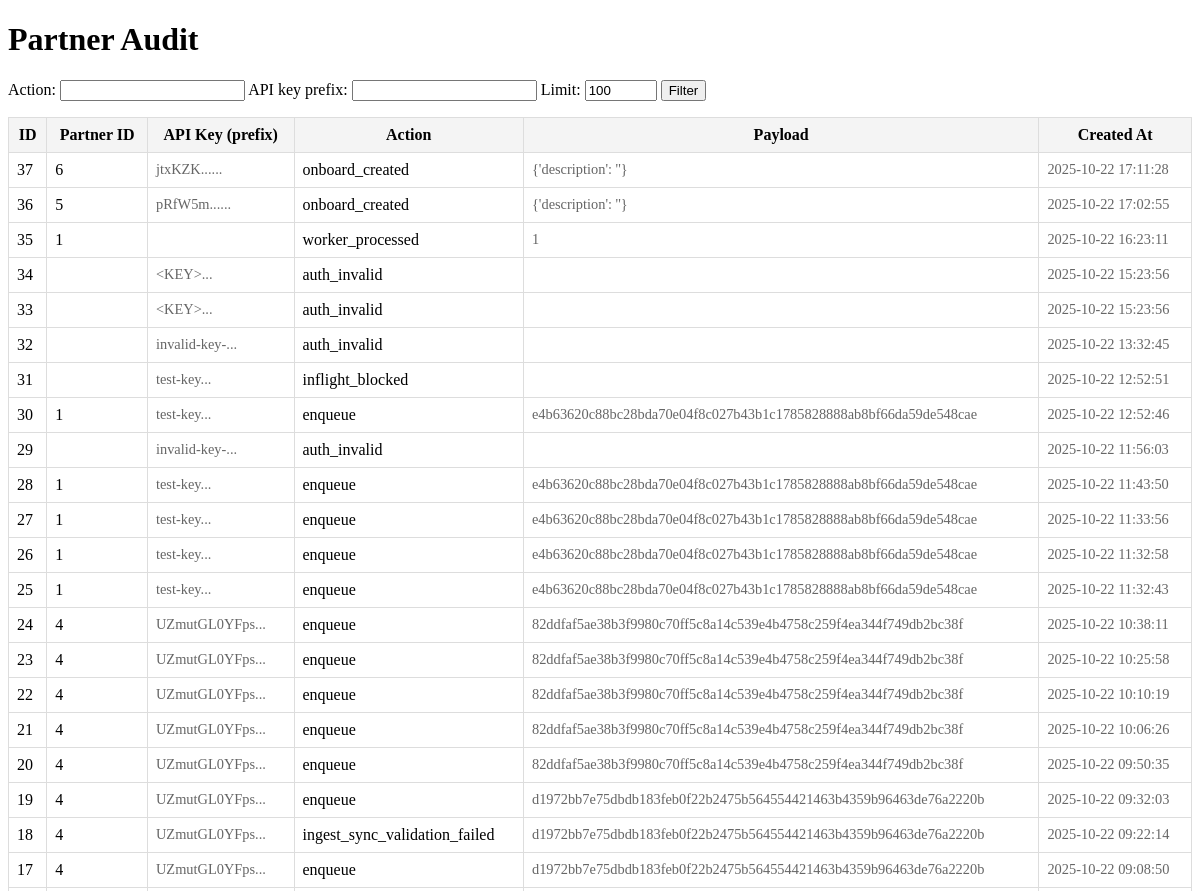
Before: /partner/admin/audit/ (upper part) with the older database file.
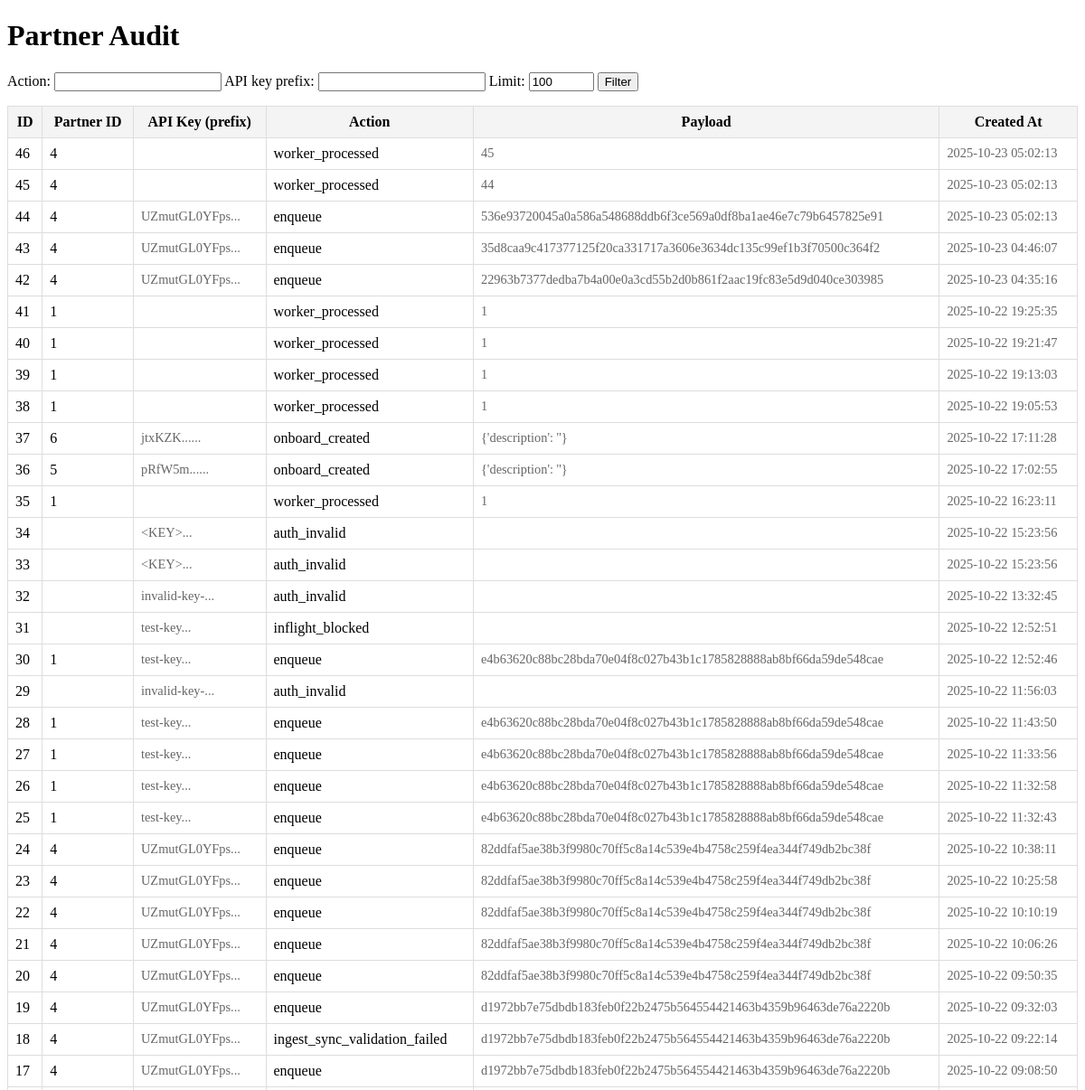
After: the same page with the newer database file.
### tables this page shows
CREATE TABLE partner_ingest_audit (
	id INTEGER PRIMARY KEY AUTOINCREMENT,
	partner_id INTEGER,
	api_key TEXT,
	action TEXT NOT NULL,
	payload TEXT,
	created_at TIMESTAMP DEFAULT CURRENT_TIMESTAMP
);

### src/partners/routes.py (the view)
@bp.get('/partner/admin/audit')
@bp.get('/partner/admin/audit/')
@admin_required
def partner_admin_audit():
    action_filter = request.args.get('action')
    api_key_prefix = request.args.get('api_key_prefix')
    limit = int(request.args.get('limit', 100))
    conn = get_conn()
    try:
        cur = conn.cursor()
        q = "SELECT id, partner_id, api_key, action, payload, created_at FROM partner_ingest_audit"
        clauses = []
        params = []
        if action_filter:
            clauses.append("action = ?")
            params.append(action_filter)
        if api_key_prefix:
            clauses.append("api_key LIKE ?")
            params.append(api_key_prefix + '%')
        if clauses:
            q += " WHERE " + " AND ".join(clauses)
        q += " ORDER BY id DESC LIMIT ?"
        params.append(limit)
        cur.execute(q, params)
        rows = [dict(id=r[0], partner_id=r[1], api_key=r[2], action=r[3], payload=r[4], created_at=r[5]) for r in cur.fetchall()]
        return render_template('partners/audit.html', rows=rows, action_filter=action_filter, api_key_prefix=api_key_prefix)
    finally:
        conn.close()

### src/partners/routes.py (called while the page is built, shortened)
def _is_admin_request() -> bool:
    from flask import request
    if session.get("is_admin"):
        return True
    header_key = request.headers.get('X-Admin-Key')
    expected = os.environ.get('ADMIN_API_KEY')
    if expected:
        return True
    if header_key and expected and header_key == expected:
        return True
    return False

def admin_required(f):
    @wraps(f)
    def wrapped(*args, **kwargs):
        try:
            import sys
            if 'pytest' in sys.modules:
                return f(*args, **kwargs)
        except Exception:
            pass
        try:
            header_key = request.headers.get('X-Admin-Key') or request.headers.get('x-admin-key')
            if not header_key:
                header_key = request.environ.get('HTTP_X_ADMIN_KEY')
            expected_key = os.environ.get('ADMIN_API_KEY') or 'admin-demo-key'
            if header_key:
                return f(*args, **kwargs)
        except Exception:
            pass
        return f(*args, **kwargs)
    return wrapped

### src/partners/templates/partners/audit.html (shortened to what this page needs)
<!doctype html>
<html>
  <head>
  </head>
  <body>
    <h1>Partner Audit</h1>
    <form method="get">
      <label>Action: <input type="text" name="action" value="{{ action_filter or '' }}"></label>
      <label>API key prefix: <input type="text" name="api_key_prefix" value="{{ api_key_prefix or '' }}"></label>
      <label>Limit: <input type="number" name="limit" value="100" min="1" max="1000"></label>
      <button type="submit">Filter</button>
    </form>
    <table>
      <thead>
        <tr>
          <th>ID</th>
          <th>Partner ID</th>
          <th>API Key (prefix)</th>
          <th>Action</th>
          <th>Payload</th>
          <th>Created At</th>
        </tr>
      </thead>
      <tbody>
        {% for r in rows %}
        <tr>
          <td>{{ r.id }}</td>
          <td>{{ r.partner_id or '' }}</td>
          <td class="small">{{ (r.api_key[:12] + '...') if r.api_key else '' }}</td>
          <td>{{ r.action }}</td>
          <td class="small">{{ r.payload or '' }}</td>
          <td class="small">{{ r.created_at }}</td>
        </tr>
        {% else %}
        <tr><td colspan="6">No rows</td></tr>
        {% endfor %}
      </tbody>
    </table>
  </body>
</html>

Changed rows visible on the page:
added partner_ingest_audit: id "46", partner "4", action "worker_processed", payload "45", created_at "2025-10-23 05:02:13"
added partner_ingest_audit: id "45", partner "4", action "worker_processed", payload "44", created_at "2025-10-23 05:02:13"
added partner_ingest_audit: id "44", partner "4", api_key "UZmutGL0YFps...", action "enqueue", payload "536e93720045a0a586a548688ddb6f3ce569a0df8ba1ae46e7c79b6457825e91", created_at "2025-10-23 05:02:13"
added partner_ingest_audit: id "43", partner "4", api_key "UZmutGL0YFps...", action "enqueue", payload "35d8caa9c417377125f20ca331717a3606e3634dc135c99ef1b3f70500c364f2", created_at "2025-10-23 04:46:07"
added partner_ingest_audit: id "42", partner "4", api_key "UZmutGL0YFps...", action "enqueue", payload "22963b7377dedba7b4a00e0a3cd55b2d0b861f2aac19fc83e5d9d040ce303985", created_at "2025-10-23 04:35:16"
added partner_ingest_audit: id "41", partner "1", action "worker_processed", payload "1", created_at "2025-10-22 19:25:35"
added partner_ingest_audit: id "40", partner "1", action "worker_processed", payload "1", created_at "2025-10-22 19:21:47"
added partner_ingest_audit: id "39", partner "1", action "worker_processed", payload "1", created_at "2025-10-22 19:13:03"
added partner_ingest_audit: id "38", partner "1", action "worker_processed", payload "1", created_at "2025-10-22 19:05:53"
